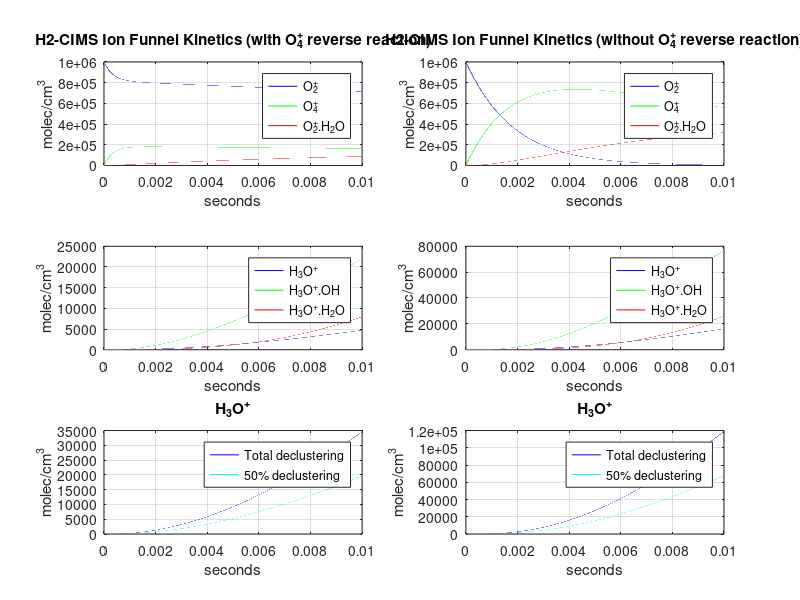

Write the MATLAB code that produced this figure.
% 2026-06 - H2-CIMS ion chemistry simulation - Isaac Standen

% Equations: T.D. Thornberry et al. 2013 & Howard et al. 1972
% Rate constants:
% Howard et al. 1972, Payzant et al. 1972, Feshenfeld 1971

% --------------------------------------------------------------

% (1)  O2+ + H2O + M  -> O2+.H2O + M
% (2)  O2+ + O2 + M  <-> O4+ + M
% (3)  O4+ + H2O      -> O2+.H2O + O2
% (4a) O2+.H2O + H2O  -> H3O+.OH + O2
% (4b)                -> H3O+ + OH + O2
% (5)  H3O+.OH + H2O  -> H3O+.H2O + OH

% --------------------------------------------------------------

clc; clear all;
% Initial conditions

% Rate constants (molec. implicit)
k1   = 2.8e-28;   % cm^6/s
k2f  = 2.6e-30;   % cm^6/s - eqn (2) fwd
k2r  = 2*3.6e-14; % cm^3/s - eqn (2) rvs (sample in air (N2) -> ~2*He k2r)
k3   = 2.2e-09;   % cm^3/s
k4a  = 1.9e-09;   % cm^3/s
k4b  = 3.0e-10;   % cm^3/s
k5   = 3.0e-09;   % cm^3/s

% Timings
dt   = 1e-7; % time step, seconds
t    = 0.01;    % length of sim, seconds
nt   = floor(t/dt); % number of time steps
time = [1:nt];

% Concentration of neutrals
P  = 133.3;      % 1 Torr in Pa
R  = 8.314;      % m3⋅Pa⋅K−1⋅mol−1
kb = R/6.02e23;  % boltzman constant m3PaK-1/molecule
T  = 298;        % K
m  = P/kb/T/1e6; % conc. of air in molecules/cm3
h2o    = 1e-6 * m; % molec/cm^3
o2neut = 0.2 * m;  % molec/cm^3

f_source   = 1/60 * 760; % 1 SLPM/60 seconds * 760 Torr
f_quads    = 1000*1e-5; % 1000 Lps turbo * 1e-5 Torr in quadrupoles
LtoCC      = 1e-3;
o2p_source = 1e7/f_quads *LtoCC; % O2+ from source tube
% Sim. uses one pulse of O2+ at beginning of simulation (not replensished)

% Initialising ion vectors

o2plus = nan(nt, 1); % O2+
o2plus(1) = o2p_source;

o4 = nan(nt, 1); % O4+
o4(1) = 0;

o2_h2o = nan(nt, 1); % O2+.H2O
o2_h2o(1) = 0;

h3o_oh = nan(nt, 1); % H3O+.OH
h3o_oh(1) = 0;

h3o_h2o = nan(nt, 1); % H3O+.H2O
h3o_h2o(1) = 0;

h3o = nan(nt, 1); % H3O+
h3o(1) = 0;

% Model 1 - Euler BWD - with O4+ reverse reaction

for i=2:1:nt
    % O2+
    o2plus(i) = (o2plus(i-1) + (k2r*o4(i-1)*m)*dt)/(1+((k1*h2o*m)+...
        (k2f*o2neut*m))*dt);
    % O4+
    o4(i) = (o4(i-1)+(k2f*(o2plus(i-1)*o2neut*m))*dt)/...
        (1+((k2r*m)+(k3*h2o))*dt);
    % O2+.H2O
    o2_h2o(i) = ...
        (o2_h2o(i-1)+((k1*o2plus(i-1)*h2o*m)+(k3*o4(i-1)*h2o))*dt)/...
        (1+((k4a*h2o)+(k4b*h2o))*dt);
    % H3O+.OH
    h3o_oh(i) = (h3o_oh(i-1)+(k4a*o2_h2o(i-1)*h2o)*dt)/(1+(k5*h2o)*dt);
    % H3O+.H2O
    h3o_h2o(i) = h3o_h2o(i-1)+(k5*h3o_oh(i-1)*h2o)*dt;
    % H3O+
    h3o(i) = h3o(i-1)+(k4b*o2_h2o(i-1)*h2o)*dt;
end

save("ionchem.mat");

% Graphing - Model 1

%clc; load("ionchem.mat");

% Plots
figure(1)

subplot(3,2,1)
plot(time*dt, o2plus, 'b'); hold on;
plot(time*dt, o4, 'g')
plot(time*dt, o2_h2o, 'r')
xlabel("seconds"); ylabel("molec/cm^3")
title("H2-CIMS Ion Funnel Kinetics (with O_4^+ reverse reaction)")
legend("O_2^+", "O_4^+", "O_2^+.H_2O", "Location", "NorthEast");
%yscale log;
grid on; box on; hold off;

subplot(3,2,3)
plot(time*dt, h3o, "b"); hold on;
plot(time*dt, h3o_oh, "g")
plot(time*dt, h3o_h2o, "r")
xlabel("seconds"); ylabel("molec/cm^3")
legend( "H_3O^+", "H_3O^+.OH", "H_3O^+.H_2O", "Location", "NorthEast")
grid on; box on; hold off;

subplot(3,2,5)
plot(time*dt, (h3o+h3o_oh+h3o_h2o), "b"); hold on;
plot(time*dt, (h3o+0.5*h3o_oh+0.5*h3o_h2o), "c")
xlabel("seconds"); ylabel("molec/cm^3")
title(["H_3O^+"])
legend("Total declustering", "50% declustering", "location", "NorthEast")
grid on; box on; hold off;

% Model 2 - Euler BWD - without O4+ reverse reaction

for i=2:1:nt
    % O2+
    o2plus(i) = o2plus(i-1)/(1+((k1*h2o*m)+(k2f*o2neut*m))*dt);
    % O4+
    o4(i) = (o4(i-1)+(k2f*o2plus(i-1)*o2neut*m)*dt)/(1+(k3*h2o)*dt);
    % O2+.H2O
    o2_h2o(i) = ...
        (o2_h2o(i-1)+((k1*o2plus(i-1)*h2o*m)+(k3*o4(i-1)*h2o))*dt)/...
        (1+((k4a*h2o)+(k4b*h2o))*dt);
    % H3O+.OH
    h3o_oh(i) = (h3o_oh(i-1)+(k4a*o2_h2o(i-1)*h2o)*dt)/(1+(k5*h2o)*dt);
    % H3O+.H2O
    h3o_h2o(i) = h3o_h2o(i-1)+(k5*h3o_oh(i-1)*h2o)*dt;
    % H3O+
    h3o(i) = h3o(i-1)+(k4b*o2_h2o(i-1)*h2o)*dt;
end

% Graphing - Model 2

% Plots
figure(1)

subplot(3,2,2)
plot(time*dt, o2plus, 'b'); hold on;
plot(time*dt, o4, 'g')
plot(time*dt, o2_h2o, 'r')
xlabel("seconds"); ylabel("molec/cm^3");
title("H2-CIMS Ion Funnel Kinetics (without O_4^+ reverse reaction)")
legend("O_2^+", "O_4^+", "O_2^+.H_2O", "Location", "NorthEast");
grid on; box on; hold off;

subplot(3,2,4)
plot(time*dt, h3o, "b"); hold on;
plot(time*dt, h3o_oh, "g")
plot(time*dt, h3o_h2o, "r")
xlabel("seconds"); ylabel("molec/cm^3")
legend( "H_3O^+", "H_3O^+.OH", "H_3O^+.H_2O", "Location", "NorthEast")
grid on; box on; hold off;

subplot(3,2,6)
plot(time*dt, (h3o+h3o_oh+h3o_h2o), "b"); hold on;
plot(time*dt, (h3o+0.5*h3o_oh+0.5*h3o_h2o), "c")
xlabel("seconds"); ylabel("molec/cm^3")
title(["H_3O^+"])
legend("Total declustering", "50% declustering", "location", "NorthEast")
grid on; box on; hold off;

% Misc.

% V_beta     = 0.067e06;       % Beta ptcl voltage, V
% V_collison = 60;             % Collision voltage, V
% L_foil     = 3e-2;           % Foil length, m
% rad_tube   = 2e-3;           % Tube radius, m
% ci         = 3.7e10;         % One Curie, /s
% activity   = 15 * 1e-3 * ci; % 15 mCi
% ion_prod   = activity * V_beta/V_collison / ...
%                                  (pi * L_foil * (rad_tube)^2); % 1/cm^3*s
% o2plus     = (ion_prod * 0.26)/760;    % Cracking ratio from Takebe 1972
